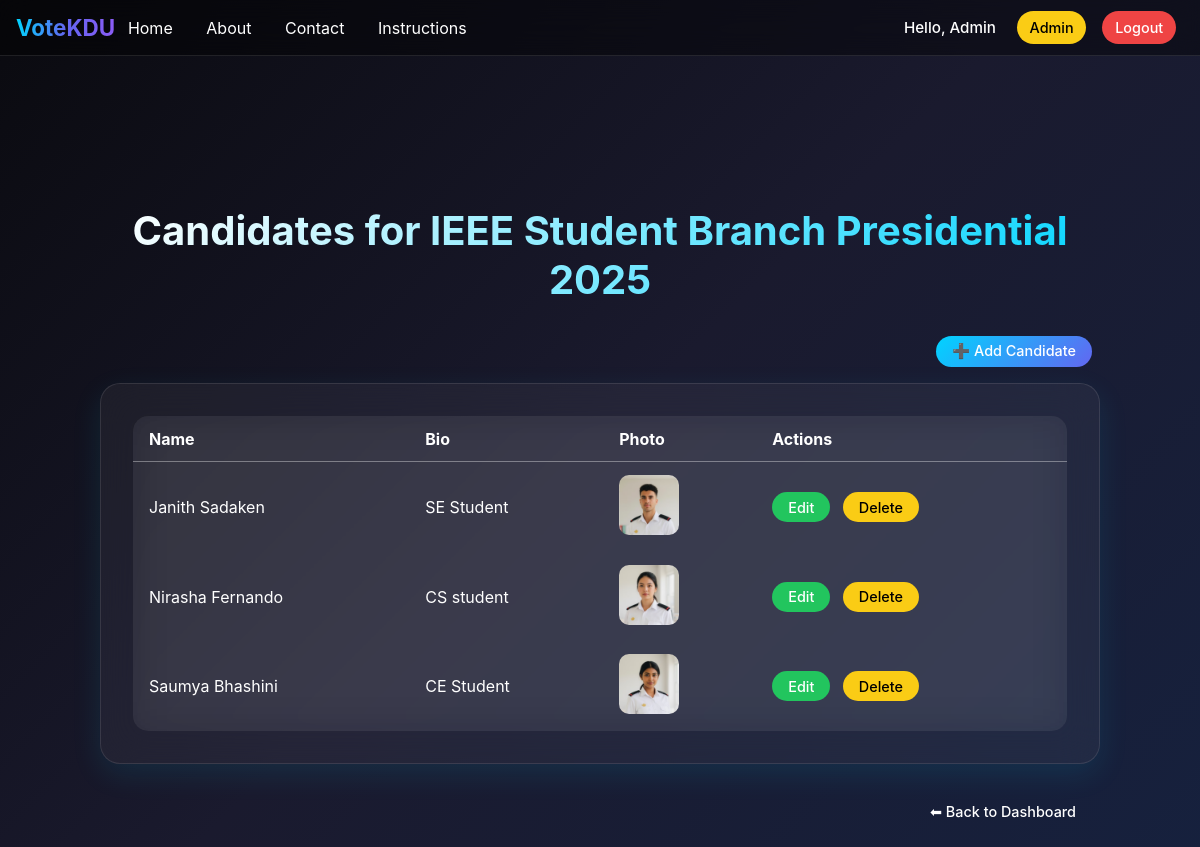
/admin/manage_candidates.php?election_id=18 (signed in), run on the app's committed database.
### tables this page shows
CREATE TABLE `elections` (
  `id` int(11) NOT NULL,
  `title` varchar(255) NOT NULL,
  `description` text DEFAULT NULL,
  `start_datetime` datetime NOT NULL,
  `end_datetime` datetime NOT NULL,
  `is_active` tinyint(1) DEFAULT 0,
  `created_by` int(11) NOT NULL,
  `created_at` timestamp NOT NULL DEFAULT current_timestamp()
);

CREATE TABLE `candidates` (
  `id` int(11) NOT NULL,
  `election_id` int(11) NOT NULL,
  `name` varchar(150) NOT NULL,
  `bio` text DEFAULT NULL,
  `photo` varchar(255) DEFAULT NULL,
  `created_at` timestamp NOT NULL DEFAULT current_timestamp()
);

### helpers.php (called while the page is built, shortened)
<?php
function csrf_token() {
    return $_SESSION['csrf_token'];
}
function e($s) {
    return htmlspecialchars($s, ENT_QUOTES | ENT_HTML5, 'UTF-8');
}

### admin/manage_candidates.php (the view, shortened to what this page needs)
<?php
require_once __DIR__ . '/../init.php';
$election_id = intval($_GET['election_id'] ?? 0);
$stmt = $pdo->prepare("SELECT * FROM elections WHERE id = ?");
$stmt->execute([$election_id]);
$election = $stmt->fetch();
$stmt = $pdo->prepare("SELECT * FROM candidates WHERE election_id = ?");
$stmt->execute([$election_id]);
$candidates = $stmt->fetchAll();
?>
<!doctype html>
<html lang="en">
<head>
</head>
<body>
<div id="tsparticles"></div>
<?php include __DIR__ . '/../_nav.php'; ?>
<div class="container">
  <h1 class="page-header">Candidates for <?= e($election['title']) ?></h1>
  <div class="header-actions">
    <a href="upload_candidate.php?election_id=<?= e($election_id) ?>" class="btn btn-primary">➕ Add Candidate</a>
  </div>
  <div class="card-glass">
    <table>
      <thead>
        <tr>
          <th>Name</th>
          <th>Bio</th>
          <th>Photo</th>
          <th>Actions</th>
        </tr>
      </thead>
      <tbody>
        <?php foreach($candidates as $c): ?>
        <tr>
          <td><?= e($c['name']) ?></td>
          <td><?= e($c['bio']) ?></td>
          <td><?php if ($c['photo']): ?><img src="/club_voting/uploads/<?= e($c['photo']) ?>" class="cand-photo"><?php endif; ?></td>
          <td>
            <a class="btn btn-success" href="edit_candidate.php?election_id=<?= e($election_id) ?>&id=<?= e($c['id']) ?>">Edit</a>
            <a class="btn btn-warning" href="manage_candidates.php?election_id=<?= e($election_id) ?>&delete=<?= e($c['id']) ?>&token=<?= e(csrf_token()) ?>" onclick="return confirm('Delete candidate?')">Delete</a>
          </td>
        </tr>
        <?php endforeach; ?>
      </tbody>
    </table>
  </div>
  <div class="mt-4 header-actions">
    <a href="dashboard.php" class="btn btn-outline-light">⬅ Back to Dashboard</a>
  </div>
</div>
</body>
</html>

### admin/manage_candidates.php (style rules this page uses)
body { font-family: 'Inter', sans-serif; background: linear-gradient(135deg,#0a0a0f 0%,#1a1a2e 50%,#16213e 100%); color:#fff; min-height:100vh; overflow-x:hidden; padding-top:70px; position:relative; }
#tsparticles { position:fixed; top:0; left:0; width:100%; height:100%; z-index:0; pointer-events:none; }
.container { width:90%; max-width:1000px; margin:0 auto; padding:2rem 0; position:relative; z-index:2; }
.page-header { text-align:center; font-size:2.5rem; margin:6rem 1rem 2rem; background:linear-gradient(135deg,#fff,#00d4ff); -webkit-background-clip:text; -webkit-text-fill-color:transparent; }
.card-glass { background: rgba(255,255,255,0.05); backdrop-filter: blur(20px); border:1px solid rgba(255,255,255,0.1); border-radius:20px; padding:2rem; margin-bottom:2rem; box-shadow:0 10px 30px rgba(0,212,255,0.1); transition: all 0.3s ease; }
.btn { padding:0.5rem 1rem; border-radius:50px; font-weight:500; text-decoration:none; display:inline-block; transition: all 0.3s ease; margin-right:0.5rem; cursor:pointer; border:none; color:#fff; text-align:center; }
.btn-primary { background: linear-gradient(135deg,#00d4ff,#6366f1); }
.btn-success { background:#22c55e; }
.btn-warning { background:#facc15; color:#000; }
.btn-outline-light { border:1px solid #fff; background:transparent; color:#fff; }
table { width:100%; border-collapse:collapse; background: rgba(255,255,255,0.05); backdrop-filter: blur(20px); border-radius:15px; overflow:hidden; }
th, td { padding:0.8rem 1rem; text-align:left; vertical-align:middle; color:#fff; }
th { border-bottom:1px solid rgba(255,255,255,0.2); }
img.cand-photo { height:60px; border-radius:10px; object-fit:cover; }
.header-actions { text-align:right; margin-bottom:1rem; }
tbody tr { transition:all 0.3s ease; cursor:pointer; }

### _nav.php (style rules this page uses)
body { padding-top: 70px; }
.btn { display: inline-block; padding: 0.4rem 1rem; border-radius: 20px; font-weight: 500; text-decoration:none; transition: all 0.3s ease; border: none; cursor: pointer; font-size: 0.9rem; white-space: nowrap; }

### data on the page
elections: title "IEEE Student Branch Presidential 2025"
candidates: name "Janith Sadaken", bio "SE Student", photo (picture)
candidates: name "Nirasha Fernando", bio "CS student", photo (picture)
candidates: name "Saumya Bhashini", bio "CE Student", photo (picture)

### other printed values
$u['name'] "Admin"
